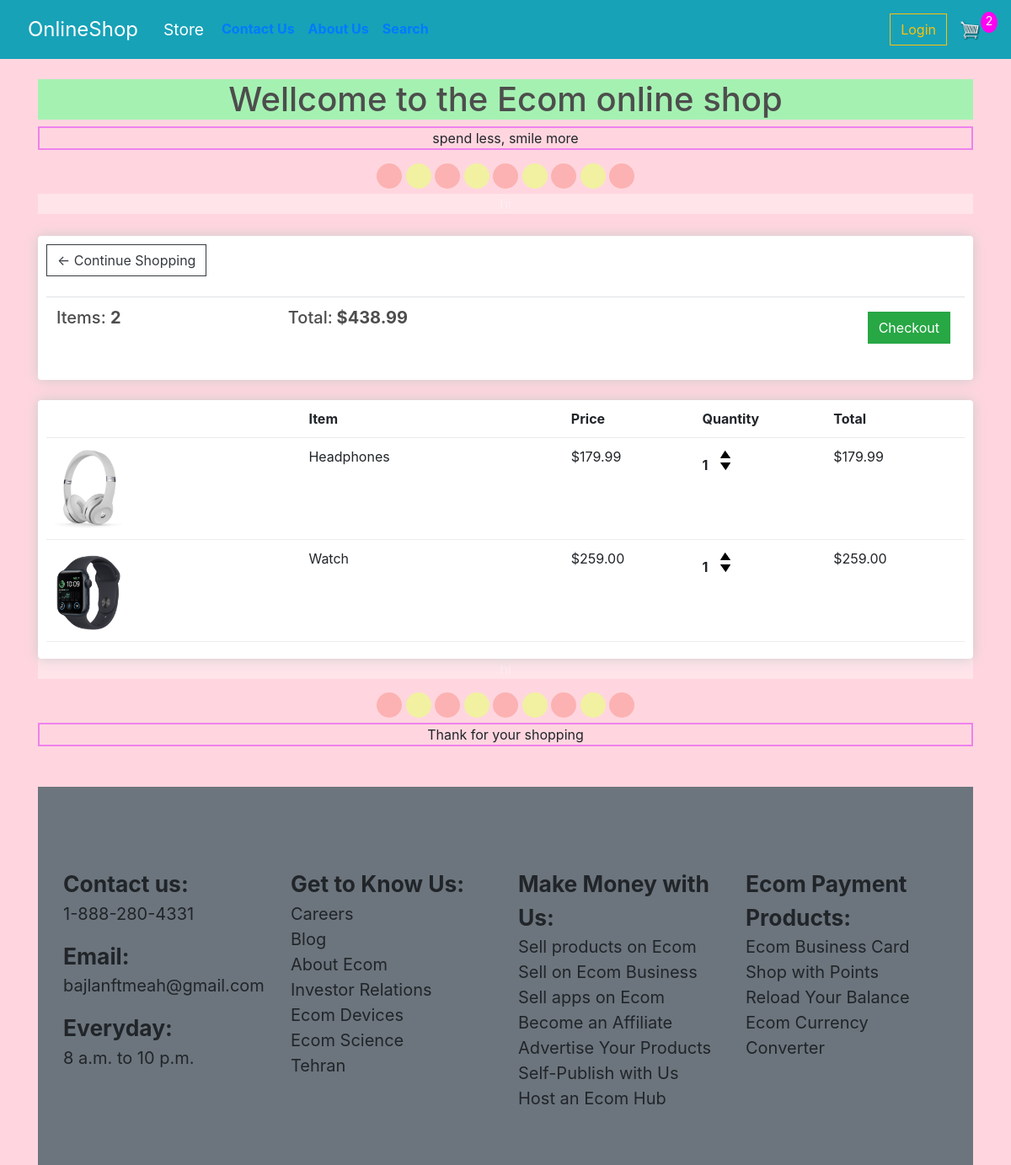
The app's page /cart/ (signed in) with its own data.
### store/models.py (models this page shows, shortened)
class Order(models.Model):
	customer = models.ForeignKey(Customer, on_delete=models.SET_NULL, null=True, blank=True)
	date_ordered = models.DateTimeField(auto_now_add=True)
	complete = models.BooleanField(default=False)
	transaction_id = models.CharField(max_length=100, null=True)
	@property
	def get_cart_total(self):
		orderitems = self.orderitem_set.all()
		total = sum([item.get_total for item in orderitems])
		return total
	@property
	def get_cart_items(self):
		orderitems = self.orderitem_set.all()
		total = sum([item.quantity for item in orderitems])
		return total

class OrderItem(models.Model):
	product = models.ForeignKey(Product, on_delete=models.SET_NULL, null=True)
	order = models.ForeignKey(Order, on_delete=models.SET_NULL, null=True)
	quantity = models.IntegerField(default=0, null=True, blank=True)
	date_added = models.DateTimeField(auto_now_add=True)
	@property
	def get_total(self):
		total = self.product.price * self.quantity
		return total

class Product(models.Model):
	name = models.CharField(max_length=200)
	price = models.FloatField()
	digital = models.BooleanField(default=False,null=True, blank=True)
	image = models.ImageField(null=True, blank=True)
	@property
	def imageURL(self):
		try:
			url = self.image.url
		except:
			url = ''
		return url

### store/views.py (the view)
# urls.py: path('cart/', views.cart, name="cart"),
def cart(request):
	data = cartData(request)
	cartItems = data['cartItems']
	order = data['order']
	items = data['items']
	context = {'items':items, 'order':order, 'cartItems':cartItems}
	return render(request, 'store/cart.html', context)

### store/utils.py (called while the page is built)
def cartData(request):
	if request.user.is_authenticated:
		customer = request.user.customer
		order, created = Order.objects.get_or_create(customer=customer, complete=False)
		items = order.orderitem_set.all()
		cartItems = order.get_cart_items
	else:
		cookieData = cookieCart(request)
		cartItems = cookieData['cartItems']
		order = cookieData['order']
		items = cookieData['items']
	return {'cartItems':cartItems ,'order':order, 'items':items}

### store/templates/store/cart.html
{% extends 'store/main.html' %}
{% load static %}
{% block content %}
	<div class="row">
		<div class="col-lg-12">
			<div class="box-element">
				<a  class="btn btn-outline-dark" href="{% url 'store' %}">&#x2190; Continue Shopping</a>
				<br>
				<br>
				<table class="table">
					<tr>
						<th><h5>Items: <strong>{{order.get_cart_items}}</strong></h5></th>
						<th><h5>Total:<strong> ${{order.get_cart_total|floatformat:2}}</strong></h5></th>
						<th>
							<a  style="float:right; margin:5px;" class="btn btn-success" href="{% url 'checkout' %}">Checkout</a>
						</th>
					</tr>
				</table>
			</div>
			<br>
			<div class="box-element">
				<div class="cart-row">
					<div style="flex:2"></div>
					<div style="flex:2"><strong>Item</strong></div>
					<div style="flex:1"><strong>Price</strong></div>
					<div style="flex:1"><strong>Quantity</strong></div>
					<div style="flex:1"><strong>Total</strong></div>
				</div>
				{% for item in items %}
				<div class="cart-row">
					<div style="flex:2"><img class="row-image" src="{{item.product.imageURL}}"></div>
					<div style="flex:2"><p>{{item.product.name}}</p></div>
					<div style="flex:1"><p>${{item.product.price|floatformat:2}}</p></div>
					<div style="flex:1">
						<p class="quantity">{{item.quantity}}</p>
						<div class="quantity">
							<img data-product="{{item.product.id}}" data-action="add" class="chg-quantity update-cart" src="{% static  'images/arrow-up.png' %}">
							<img data-product="{{item.product.id}}" data-action="remove" class="chg-quantity update-cart" src="{% static  'images/arrow-down.png' %}">
						</div>
					</div>
					<div style="flex:1"><p>${{item.get_total|floatformat:2}}</p></div>
				</div>
				{% endfor %}
			</div>
		</div>
	</div>
{% endblock content %}

### static/css/main.css (style rules this page uses)
body { background-color: hsl(347, 100%, 92%); }
h1,h2,h3,h4,h5,h6 { color:hsl(0, 0%, 30%); }
.box-element { box-shadow:hsl(0, 0%, 80%) 0 0 16px; background-color: #fff; border-radius: 4px; padding: 10px; }
.col-lg-4, .col-lg-6, .col-lg-8, .col-lg-12 { margin-top: 10px; }
.btn { border-radius: 0; }
.row-image { width: 100px; }
.cart-row { display: flex; align-items: flex-stretch; padding-bottom: 10px; margin-bottom: 10px; border-bottom: 1px solid #ececec; }
.quantity { display: inline-block; font-weight: 700; padding-right:10px; }
.chg-quantity { width: 12px; cursor: pointer; display: block; margin-top: 5px; transition:.1s; }

### records on screen
Order: get_cart_items "2", get_cart_total "438.99"
OrderItem: product.imageURL (picture), product.name "Headphones", product.price "179.99", quantity "1", get_total "179.99"
OrderItem: product.imageURL (picture), product.name "Watch", product.price "259.00", quantity "1", get_total "259.00"

### other values on screen
{{ cartItems }} "2"
